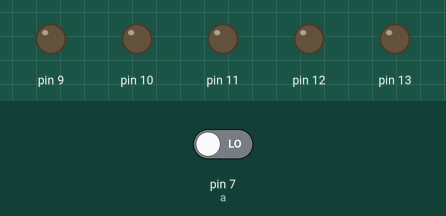
Simulated run of this sketch. Board: Arduino Uno, built with avr-gcc and run on an emulated ATmega328P. Shown: output pins drawn as LEDs (lit = HIGH). Dashed ring = blinking. The inputs (shaded band) are chosen by the test bench; at power-on: pin 7 (a) LOW.

Above: at 1.2 s.
1.3 s: pin 7 (a) driven HIGH
At 1.45 s:
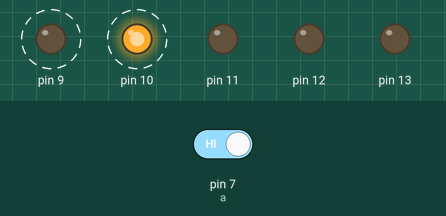
At 1.85 s:
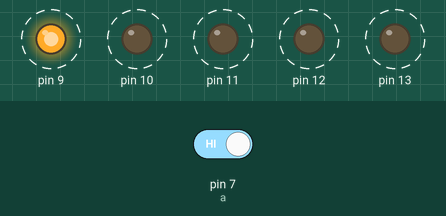
4.3 s: pin 7 (a) driven LOW
At 4.3 s:
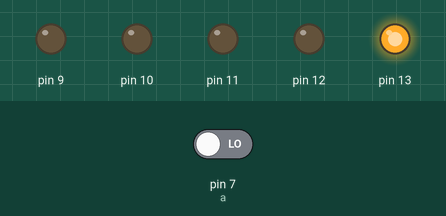
Timing chart, 0 to 7.3 s (numbered marks = the images above; inputs shaded):
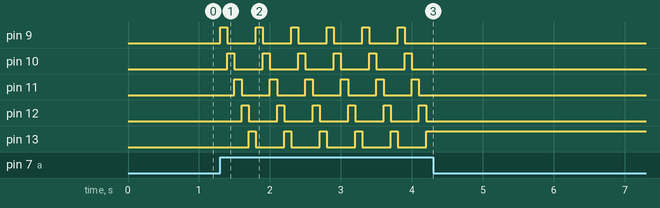

Measured:
- after the input at 1.3 s, pin 9: alternates HIGH for 0.10 s and LOW for 0.40 s, starting at once; pin 10: alternates HIGH for 0.10 s and LOW for 0.40 s, starting after 0.10 s
- after the input at 4.3 s, pin 9–12: stops changing and stays LOW; pin 13: stops changing and stays HIGH

The sketch:

5_leds_with_push_button.ino
```cpp
int pin ;
int a = 7;
void setup() {
  for (pin= 9; pin<14; pin++){
    pinMode (pin, OUTPUT);
  }
    pin =8;
}

void loop() {
if ( digitalRead(a) == HIGH){
  digitalWrite(pin, LOW);
  pin = pin +1;
 }
  if (pin == 14){
    pin = 9;
 }
  digitalWrite(pin, HIGH);
  delay(100);
}
```
